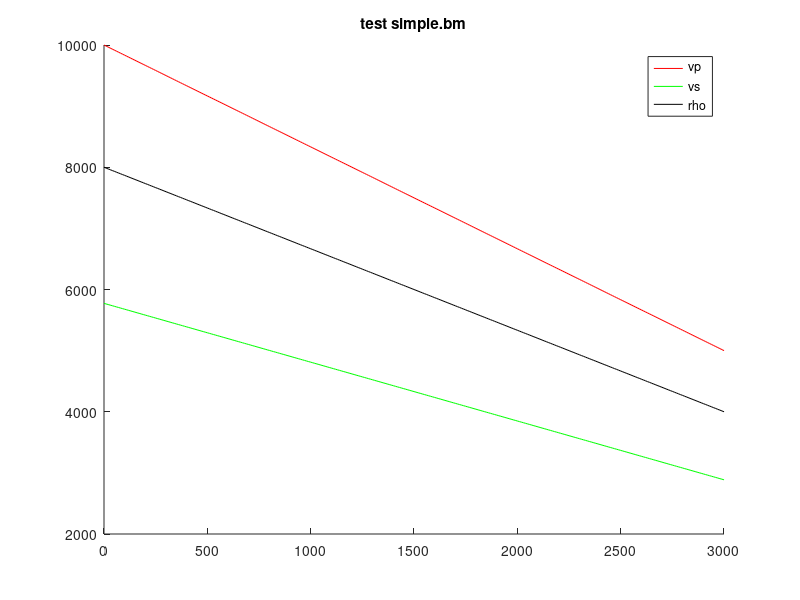
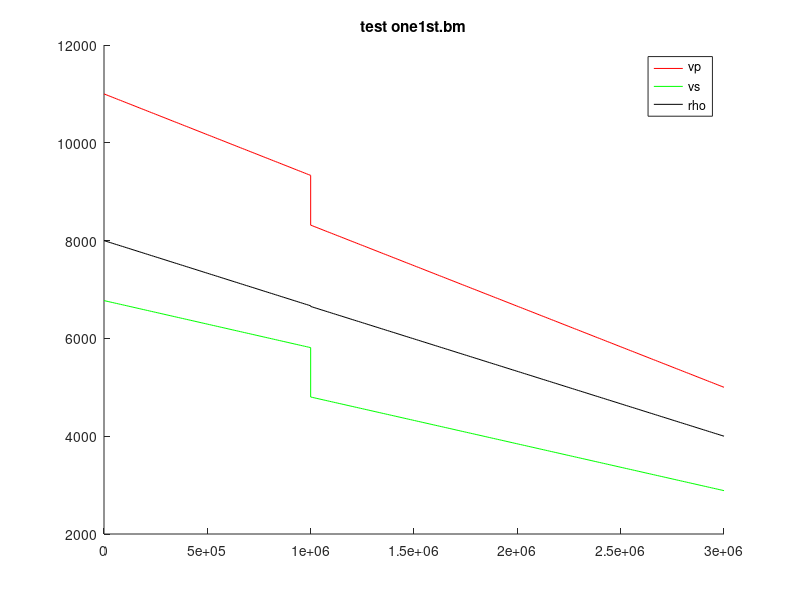
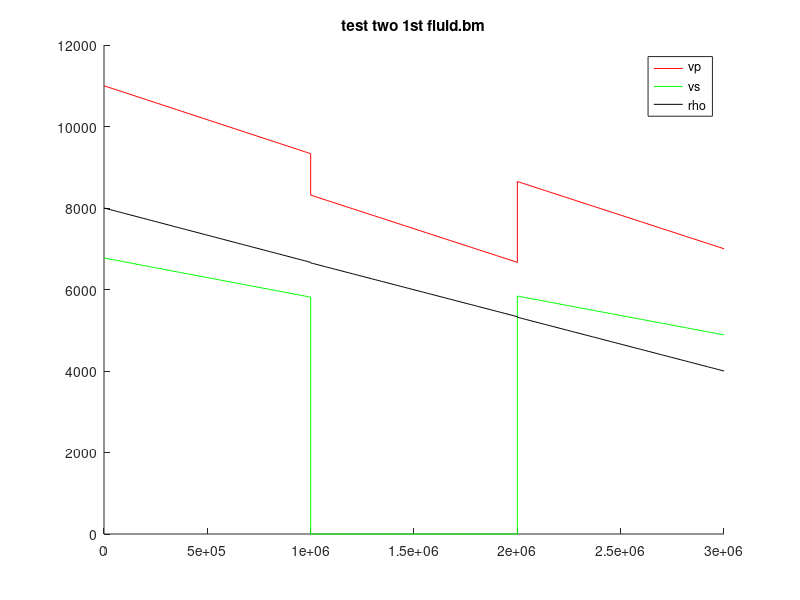
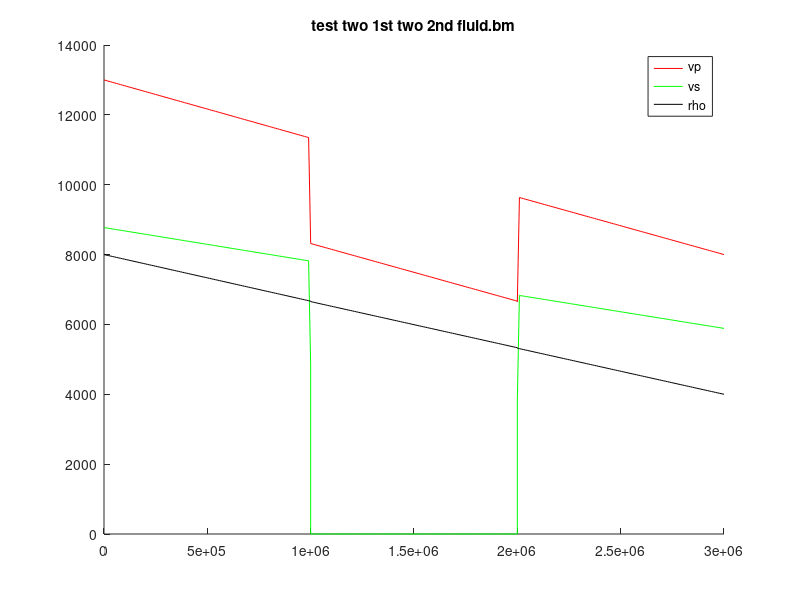

These figures' MATLAB source, in order:
function make_testmodels


%% Very simple model (just constant gradient from center to surface)
radius = linspace(0,3000,301);

vp = linspace(10,5,301)*1000;
vs = vp / sqrt(3);

rho = linspace(8,4,301)*1000;

fid = fopen('test_succ_1_simple.bm', 'w');
fprintf(fid, '# Test 2 model with one 1st order discs\n');
fprintf(fid, 'ANELASTIC   F\n');
fprintf(fid, 'ANISOTROPIC F\n');
fprintf(fid, 'COLUMNS radius rho vp vs\n');
for ilayer = 1:301
    fprintf(fid, '%f %f %f %f \n', radius(ilayer), rho(ilayer), vp(ilayer), vs(ilayer));
end
fclose(fid);
figure; hold on
plot(radius, vp, 'r')
plot(radius, vs, 'g')
plot(radius, rho, 'k')
legend('vp', 'vs', 'rho')
title('test simple.bm')
hold off


%% simple model (just constant gradient from center to surface, with one jump)
radius(1:101) = linspace(0,1000000,101);
radius(102:301) = linspace(1000000,3000000,200);

vp = linspace(10,5,301)*1000;
vs = vp / sqrt(3);

vp(1:101) = vp(1:101) + 1000;
vs(1:101) = vs(1:101) + 1000;

rho = linspace(8,4,301)*1000;

fid = fopen('test_succ_2_one1st.bm', 'w');
fprintf(fid, '# Test 2 model with one 1st order discs\n');
fprintf(fid, 'ANELASTIC   F\n');
fprintf(fid, 'ANISOTROPIC F\n');
fprintf(fid, 'COLUMNS radius rho vp vs\n');
for ilayer = 1:301
    if (ilayer==101) 
        fprintf(fid, '# 1st order disc\n');
    end
    fprintf(fid, '%f %f %f %f \n', radius(ilayer), rho(ilayer), vp(ilayer), vs(ilayer));
end
fclose(fid);
figure; hold on
plot(radius, vp, 'r')
plot(radius, vs, 'g')
plot(radius, rho, 'k')
legend('vp', 'vs', 'rho')
title('test one1st.bm')
hold off

%% less simple model (three layers, one fluid in the middle)
radius(1:101) = linspace(0,1000000,101);
radius(102:201) = linspace(1000000,2000000,100);
radius(202:301) = linspace(2000000,3000000,100);

vp = linspace(10,5,301)*1000;
vs = vp / sqrt(3);

vp(1:101) = vp(1:101) + 1000;
vs(1:101) = vs(1:101) + 1000;
vp(102:201) = vp(102:201) ;
vs(102:201) = 0; %vs(102:201) + 1000;
vp(202:301) = vp(202:301) + 2000;
vs(202:301) = vs(202:301) + 2000;


rho = linspace(8,4,301)*1000;

fid = fopen('test_succ_3_two1st_fluid.bm', 'w');
fprintf(fid, '# Test 3 model with two 1st order discs\n');
fprintf(fid, 'ANELASTIC   F\n');
fprintf(fid, 'ANISOTROPIC F\n');
fprintf(fid, 'COLUMNS radius rho vp vs\n');
for ilayer = 1:301
    if (ilayer==201)
        fprintf(fid, '# 1st order disc\n');
    elseif (ilayer==102)
        fprintf(fid, '# 2nd order disc\n');
    end 
    fprintf(fid, '%f %f %f %f \n', radius(ilayer), rho(ilayer), vp(ilayer), vs(ilayer));
end
fclose(fid);
figure; hold on
plot(radius, vp, 'r')
plot(radius, vs, 'g')
plot(radius, rho, 'k')
legend('vp', 'vs', 'rho')
title('test two 1st fluid.bm')
hold off

%% not simple model (three layers, one fluid in the middle, 2nd order discs everywhere)
radius(1:101) = linspace(0,1000000,101);
radius(102:201) = linspace(1000000,2000000,100);
radius(202:301) = linspace(2000000,3000000,100);

vp = linspace(10,5,301)*1000;
vs = vp / sqrt(3);

vp(1:100) = vp(1:100) + 3000;
vs(1:100) = vs(1:100) + 3000;
vp(102:201) = vp(102:201) ;
vs(102:201) = 0; %vs(102:201) + 1000;
vp(203:301) = vp(203:301) + 3000;
vs(203:301) = vs(203:301) + 3000;


rho = linspace(8,4,301)*1000;

% Write out the same model in three different ways to test robustness
% 4.1 Classical way (radius, rho, vp, vs)
fid = fopen('test_succ_4.1_two1st_two2nd.bm', 'w');
fprintf(fid, '# Test 4 model with two 1st order discs and two 2nd order ones \n');
fprintf(fid, 'ANELASTIC F\n');
fprintf(fid, 'ANISOTROPIC F\n');
fprintf(fid, 'COLUMNS radius rho vp vs\n');
for ilayer = 301:-1:1
    if (ilayer==202)
        fprintf(fid, '# 2nd order disc\n');
    elseif (ilayer==201)
        fprintf(fid, '# 1st order disc\n');
    elseif (ilayer==102)
        fprintf(fid, '# 2nd order disc\n');
    elseif (ilayer==101)
        fprintf(fid, '# 1nd order disc\n');
    end 

    fprintf(fid, '%f %f %f %f \n', radius(ilayer), rho(ilayer), vp(ilayer), vs(ilayer));
end
fclose(fid);

% 4.2 Alternative 1 (radius, vp, vs, rho)
fid = fopen('test_succ_4.2_two1st_two2nd.bm', 'w');
fprintf(fid, '# Test 4 model with two 1st order discs and two 2nd order ones \n');
fprintf(fid, '# Changed order of columns\n');
fprintf(fid, 'ANELASTIC F\n');
fprintf(fid, 'ANISOTROPIC F\n');
fprintf(fid, 'COLUMNS radius vp vs, rho\n');
for ilayer = 301:-1:1
    if (ilayer==202)
        fprintf(fid, '# 2nd order disc\n');
    elseif (ilayer==201)
        fprintf(fid, '# 1st order disc\n');
    elseif (ilayer==102)
        fprintf(fid, '# 2nd order disc\n');
    elseif (ilayer==101)
        fprintf(fid, '# 1nd order disc\n');
    end 

    fprintf(fid, '%f %f %f %f \n', radius(ilayer), vp(ilayer), vs(ilayer), rho(ilayer));
end
fclose(fid);

% 4.3 Alternative 2 (depth, rho, vp, vs)
fid = fopen('test_succ_4.3_two1st_two2nd.bm', 'w');
fprintf(fid, '# Test 4 model with two 1st order discs and two 2nd order ones \n');
fprintf(fid, '# Defined depth instead of radius \n');
fprintf(fid, 'ANELASTIC F\n');
fprintf(fid, 'ANISOTROPIC F\n');
fprintf(fid, 'COLUMNS depth rho vp vs\n');
depth = max(radius) - radius;
for ilayer = 301:-1:1
    if (ilayer==202)
        fprintf(fid, '# 2nd order disc\n');
    elseif (ilayer==201)
        fprintf(fid, '# 1st order disc\n');
    elseif (ilayer==102)
        fprintf(fid, '# 2nd order disc\n');
    elseif (ilayer==101)
        fprintf(fid, '# 1nd order disc\n');
    end 

    fprintf(fid, '%f %f %f %f \n', depth(ilayer), rho(ilayer), vp(ilayer), vs(ilayer));
end
fclose(fid);

figure; hold on
plot(radius, vp, 'r')
plot(radius, vs, 'g')
plot(radius, rho, 'k')
legend('vp', 'vs', 'rho')
title('test two 1st two 2nd fluid.bm')
hold off

end 
